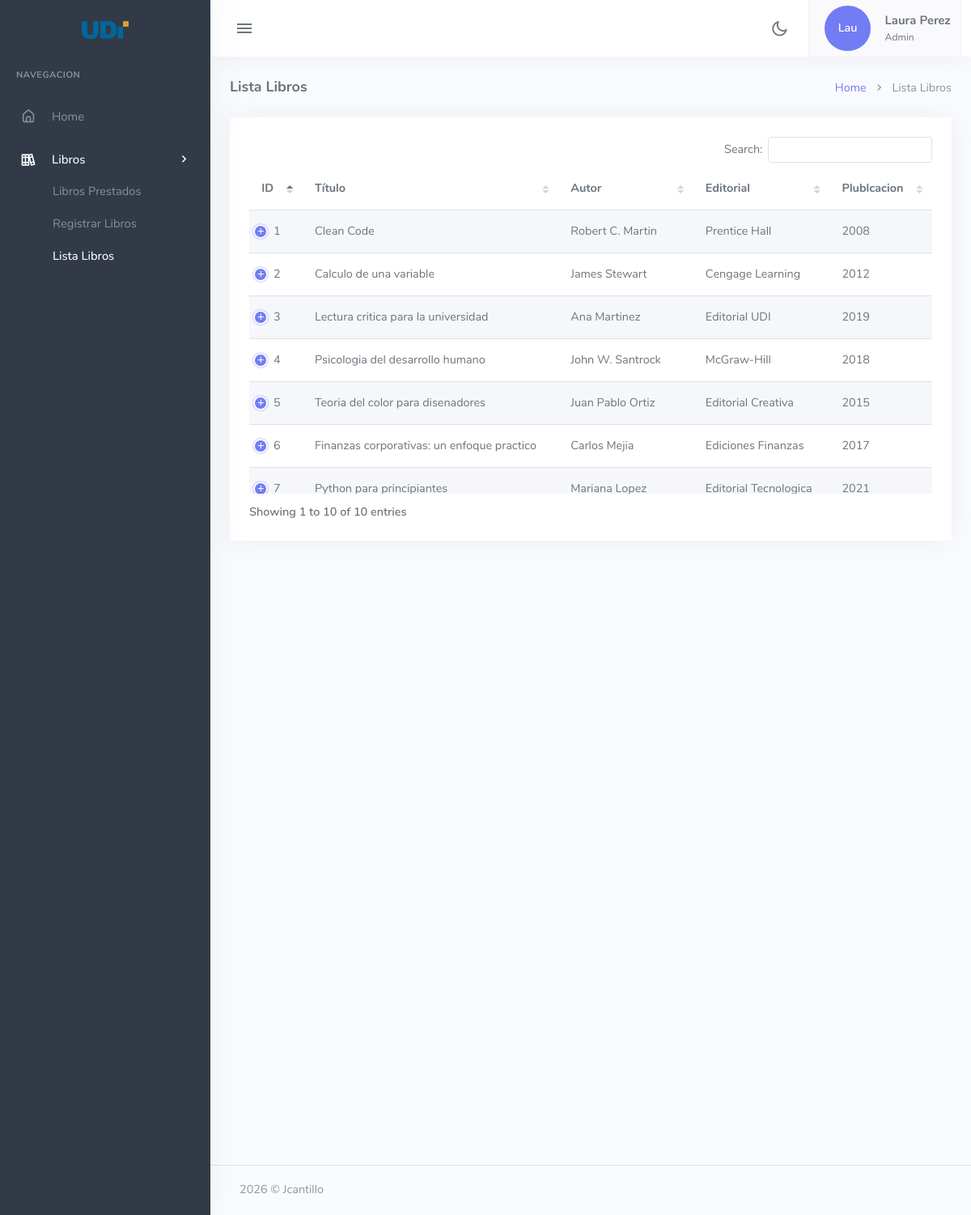
/barrancabermeja/tables-datatable-book.php (signed in), run on the app's committed database.
### tables this page shows
CREATE TABLE usuarios (
    idUser INT AUTO_INCREMENT PRIMARY KEY,         
    code_cc VARCHAR(50) NOT NULL UNIQUE,            
    name VARCHAR(50) NOT NULL,                     
    email VARCHAR(100) NOT NULL UNIQUE,            
    password VARCHAR(255) NOT NULL,                
    fecha_registro TIMESTAMP DEFAULT CURRENT_TIMESTAMP,  
    ultimo_acceso TIMESTAMP NULL,                  
    rol ENUM('Root', 'Admin', 'Estudiante') DEFAULT 'Estudiante',   
    carrera ENUM('Admi. Empresas', 'Ing. Sistemas', 'Diseño grafico','Ing. Industrial','Psicologia','Admin') DEFAULT 'Admin',   
    estado ENUM('Activo', 'Inactivo') DEFAULT 'Activo'   
);

CREATE TABLE libros (
    idLibro INT AUTO_INCREMENT PRIMARY KEY,        
    titulo VARCHAR(255) NOT NULL,                  
    autor VARCHAR(255) NOT NULL,                   
    editorial VARCHAR(255) NOT NULL,               
    año_publicacion YEAR NOT NULL,                 
    isbn VARCHAR(13) UNIQUE NOT NULL,              
    edicion INT NOT NULL,              
    idioma ENUM('Español', 'Ingles') DEFAULT 'Español',   
    portada LONGBLOB,                              
    qr_code LONGBLOB,                              
    estado ENUM('Disponible', 'Prestado', 'Inactivo') DEFAULT 'Disponible',   
    categoria ENUM('Programacion', 'Matematicas', 'Lectura Critica', "Psicologia", "Diseño Grafico", "Finanzas","Otro") DEFAULT 'Otro',   
    resena LONGTEXT,
    ubicacion VARCHAR(50)
);

### barrancabermeja/includes/conn.php (called while the page is built, shortened)
<?php
if (!class_exists('conectarDB')) {
    class conectarDB {
        public function __construct() {
            try {
                $this->conn_db = new PDO(
                    DB_HOST, DB_USER, DB_PASS,
                    [PDO::ATTR_ERRMODE => PDO::ERRMODE_EXCEPTION]
                );
                return $this->conn_db;
            } catch(PDOException $e) {
                die("Database error: " . $e->getMessage());
            }
        }
    }
}

### barrancabermeja/includes/class_usuario.php (called while the page is built, shortened)
<?php
require('conn.php');
class Usuario extends conectarDB {
    public function datosUser_email($email) {
        $sql = "SELECT * FROM usuarios WHERE email = :email";
        $stmt = $this->conn_db->prepare($sql);
        $stmt->bindParam(':email', $email, PDO::PARAM_STR);
        $stmt->execute();
        $resultado = $stmt->fetch(PDO::FETCH_ASSOC);
        return $resultado;
    }
}
?>

### barrancabermeja/includes/class_libroqr.php (called while the page is built, shortened)
<?php
require ('conn.php');
class Libroqr extends conectarDB {
    public function listarLibros_todos() {
        $sql = "SELECT * FROM libros";
        $stmt = $this->conn_db->prepare($sql);
        $stmt->execute();
        $resultados = $stmt->fetchAll(PDO::FETCH_ASSOC);
        return $resultados;
    }
}
?>

### barrancabermeja/tables-datatable-book.php (the view, shortened to what this page needs)
<?php
require('includes/class_usuario.php');
require('includes/class_libroqr.php');
$libro = new Libroqr();
$libro = $libro->listarLibros_todos();
?>
<!DOCTYPE html>
<html lang="en">
<head>
    <link href="assets/vendor/datatables.net-bs5/css/dataTables.bootstrap5.min.css" rel="stylesheet" type="text/css" />
    <link href="assets/vendor/datatables.net-responsive-bs5/css/responsive.bootstrap5.min.css" rel="stylesheet"
        type="text/css" />
    <link href="assets/vendor/datatables.net-fixedcolumns-bs5/css/fixedColumns.bootstrap5.min.css" rel="stylesheet"
        type="text/css" />
    <link href="assets/vendor/datatables.net-fixedheader-bs5/css/fixedHeader.bootstrap5.min.css" rel="stylesheet"
        type="text/css" />
    <link href="assets/vendor/datatables.net-buttons-bs5/css/buttons.bootstrap5.min.css" rel="stylesheet"
        type="text/css" />
    <link href="assets/vendor/datatables.net-select-bs5/css/select.bootstrap5.min.css" rel="stylesheet"
        type="text/css" />
    <link href="assets/css/app-saas.min.css" rel="stylesheet" type="text/css" id="app-style" />
    <link href="assets/css/icons.min.css" rel="stylesheet" type="text/css" />
</head>
<body>
    <div class="wrapper">
        <?php
        include ("navbar.php");
        ?>
        <?php
        include ("leftSidebar.php");
        ?>
        <div class="content-page">
            <div class="content">
                <div class="container-fluid">
                    <div class="row">
                        <div class="col-12">
                            <div class="page-title-box">
                                <div class="page-title-right">
                                    <ol class="breadcrumb m-0">
                                        <li class="breadcrumb-item"><a href="index.php">Home</a></li>
                                        <li class="breadcrumb-item active">Lista Libros</li>
                                    </ol>
                                </div>
                                <h4 class="page-title">Lista Libros</h4>
                            </div>
                        </div>
                    </div>
                    <div class="row">
                        <div class="col-12">
                            <div class="card">
                                <div class="card-body">
                                    <div class="tab-content">
                                        <div class="tab-pane show active" id="scroll-vertical-preview">
                                            <table id="scroll-vertical-datatable"
                                                class="table table-striped dt-responsive nowrap w-100">
                                                <thead>
                                                    <tr>
                                                        <th>ID</th>
                                                        <th>Título</th>
                                                        <th>Autor</th>
                                                        <th>Editorial</th>
                                                        <th>Plublcacion</th>
                                                    </tr>
                                                </thead>
                                                <tbody>
                                                    <?php foreach($libro as $datos){
                                                 ?>
                                                    <tr>
                                                        <td><?php echo $datos["idLibro"] ?></td>
                                                        <td><?php echo $datos["titulo"] ?></td>
                                                        <td><?php echo $datos["autor"] ?></td>
                                                        <td><?php echo $datos["editorial"] ?></td>
                                                        <td><?php echo $datos["año_publicacion"] ?></td>
                                                    </tr>
                                                    <?php  }?>
                                                </tbody>
                                            </table>
                                        </div>
                                    </div>
                                </div>
                            </div>
                        </div>
                    </div>
                </div>
            </div>
            <?php
        include ("footer.php");
        ?>
        </div>
    </div>
</body>
</html>

### barrancabermeja/navbar.php (shortened to what this page needs)
<?php
require_once('includes/class_usuario.php');
$usuario = new Usuario();
$usuario = $usuario->datosUser_email($_SESSION['usuario_email']);
?>
<div class="navbar-custom">
    <div class="topbar container-fluid">
        <div class="d-flex align-items-center gap-lg-2 gap-1">
            <button class="button-toggle-menu">
                <i class="mdi mdi-menu"></i>
            </button>
        </div>
        <ul class="topbar-menu d-flex align-items-center gap-3">
            <li class="dropdown notification-list">
                <div class="nav-link" id="light-dark-mode" data-bs-toggle="tooltip" data-bs-placement="left"
                    title="Theme Mode">
                    <i class="ri-moon-line font-22"></i>
                </div>
            </li>
            <li class="dropdown">
                <a class="nav-link dropdown-toggle arrow-none nav-user px-2" data-bs-toggle="dropdown" href="#"
                    role="button" aria-haspopup="false" aria-expanded="false">
                    <span class="avatar-md d-flex justify-content-center align-items-center" style="height: 100%;">
                        <span
                            class="avatar-title bg-primary rounded-circle d-flex justify-content-center align-items-center"
                            style="width: 80%; height: 80%;">
                            <?php echo substr($usuario["name"], 0, 3); ?>
                        </span>
                    </span>
                    <span class="d-lg-flex flex-column gap-1 d-none">
                        <h5 class="my-0"><?php echo $usuario["name"] ?></h5>
                        <h6 class="my-0 fw-normal"><?php echo $usuario["rol"] ?></h6>
                    </span>
                </a>
            </li>
        </ul>
    </div>
</div>

### data on the page
usuarios: name "Lau", name "Laura Perez", rol "Admin"
libros: idLibro "1", titulo "Clean Code", autor "Robert C. Martin", editorial "Prentice Hall", año_publicacion "2008"
libros: idLibro "2", titulo "Calculo de una variable", autor "James Stewart", editorial "Cengage Learning", año_publicacion "2012"
libros: idLibro "3", titulo "Lectura critica para la universidad", autor "Ana Martinez", editorial "Editorial UDI", año_publicacion "2019"
libros: idLibro "4", titulo "Psicologia del desarrollo humano", autor "John W. Santrock", editorial "McGraw-Hill", año_publicacion "2018"
libros: idLibro "5", titulo "Teoria del color para disenadores", autor "Juan Pablo Ortiz", editorial "Editorial Creativa", año_publicacion "2015"
libros: idLibro "6", titulo "Finanzas corporativas: un enfoque practico", autor "Carlos Mejia", editorial "Ediciones Finanzas", año_publicacion "2017"
libros: idLibro "7", titulo "Python para principiantes", autor "Mariana Lopez", editorial "Editorial Tecnologica", año_publicacion "2021"
